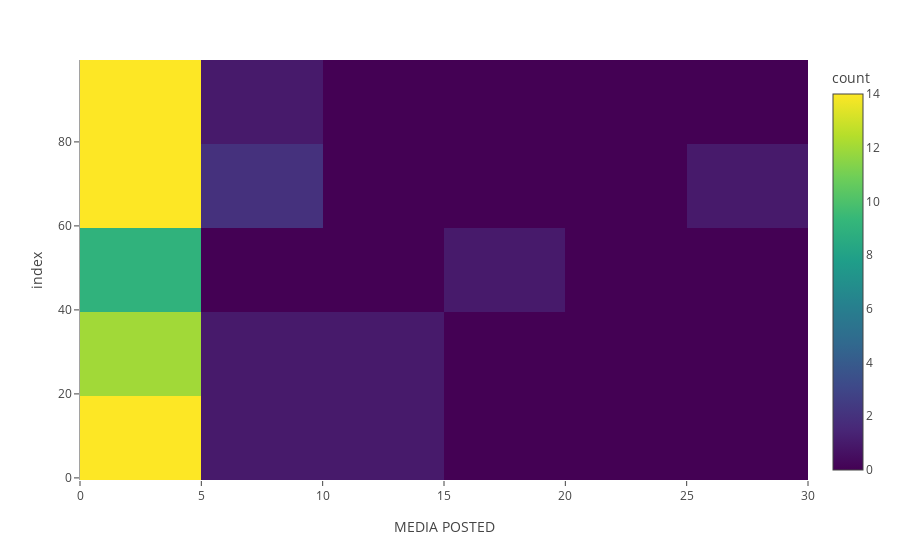

The cell this chart's notebook holds for it:
### Code cell
px.density_heatmap(df,x='MEDIA POSTED',template='ygridoff')

### Figure 1 — Plotly figure (JSON) as saved in the notebook; plotly's stock layout.template omitted (floating-point values rounded to 4 significant figures)
{"data": [{"coloraxis": "coloraxis", "hovertemplate": "MEDIA POSTED=%{x}<br>index=%{y}<br>count=%{z}<extra></extra>", "name": "", "type": "histogram2d", "x": ["1.2", "958�(2669)", "2.8", "1.4", "3.6", "1.6", "4.9", "3.8", "2.5", "2.7", "4.2", "880�(2832)", "12.7", "3.6", "180�(4909)", "3.1", "507�(3846)", "5.8", "1.6", "1.5", "3", "4.3", "3.7", "4", "8.9", "1", "498�(3888)", "4.3", "3.2", "3", "11.4", "476�(3955)", "3.4", "986�(2599)", "664�(3369)", "634�(3454)", "2.3", "1.3", "509�(3838)", "1.4", "361�(4339)", "1.9", "314�(4476)", "40�(5340)", "2.4", "17.8", "391�(4235)", "777�(3062)", "176�(4922)", "797�(3008)", "1.8", "3", "2.3", "726�(3189)", "583�(3621)", "1.5", "3", "4.9", "833�(2924)", "2.1", "3.1", "1.5", "378�(4276)", "4", "1.2", "5.5", "4.3", "1.3", "4.1", "2.9", "1.5", "5.9", "1.7", "27.1", "505�(3856)", "2.9", "577�(3639)", "2.1", "3.2", "1.5", "1.9", "3.3", "718�(3207)", "133�(5050)", "3.6", "1.4", "1.3", "8.9", "2.7", "2.4", "1", "3.8", "2.6", "148�(5008)", "1.9", "1.7", "3.9", "2.5", "396�(4219)", "231�(4753)"], "xaxis": "x", "xbingroup": "x", "y": [0, 1, 2, 3, 4, 5, 6, 7, 8, 9, 10, 11, 12, 13, 14, 15, 16, 17, 18, 19, 20, 21, 22, 23, 24, 25, 26, 27, 28, 29, 30, 31, 32, 33, 34, 35, 36, 37, 38, 39, 40, 41, 42, 43, 44, 45, 46, 47, 48, 49, 50, 51, 52, 53, 54, 55, 56, 57, 58, 59, 60, 61, 62, 63, 64, 65, 66, 67, 68, 69, 70, 71, 72, 73, 74, 75, 76, 77, 78, 79, 80, 81, 82, 83, 84, 85, 86, 87, 88, 89, 90, 91, 92, 93, 94, 95, 96, 97, 98, 99], "yaxis": "y", "ybingroup": "y"}], "layout": {"coloraxis": {"colorbar": {"title": {"text": "count"}}, "colorscale": [[0, "#440154"], [0.1111, "#482878"], [0.2222, "#3e4989"], [0.3333, "#31688e"], [0.4444, "#26828e"], [0.5556, "#1f9e89"], [0.6667, "#35b779"], [0.7778, "#6ece58"], [0.8889, "#b5de2b"], [1, "#fde725"]]}, "legend": {"tracegroupgap": 0}, "margin": {"t": 60}, "xaxis": {"anchor": "y", "domain": [0, 1], "title": {"text": "MEDIA POSTED"}}, "yaxis": {"anchor": "x", "domain": [0, 1], "title": {"text": "index"}}}}
